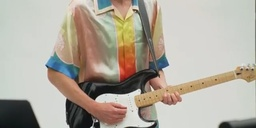
#> input picture data/LF000.jpg, 256 x 128 px, shrunk from 640 x 320 before the run; its folder holds 4 pictures in this run
$ jupyter execute notebook.ipynb
#> lines starting #> are read from the running program, lines starting #| are printed output that depends on the picture
# Setup the environment

[cell 1]
from PIL import Image
import matplotlib.pyplot as plt
import numpy as np
import glob
import cv2

data = glob.glob('data/*.jpg')
images = np.array([np.array(Image.open(fname)) for fname in data])
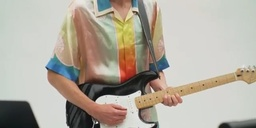
#> input picture data/LF001.jpg, 256 x 128 px, shrunk from 640 x 320 before the run
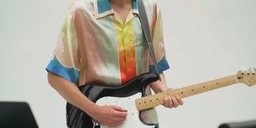
#> input picture data/LF002.jpg, 256 x 128 px, shrunk from 640 x 320 before the run
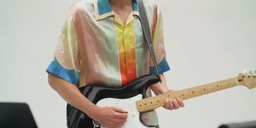
#> input picture data/LF003.jpg, 256 x 128 px, shrunk from 640 x 320 before the run

[cell 2]
plt.title("First loaded frame")
plt.imshow(images[0])

# Pre-processing frames

[cell 3]
# Converting every frame from RGB to HSV
hsv = np.array([cv2.cvtColor(img, cv2.COLOR_RGB2HSV) for img in images])

plt.title("First loaded frame is HSV")
plt.imshow(hsv[0])
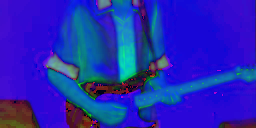
#> shown: shape (128, 256, 3); mean R, G, B 37.1, 38.4, 180.1

# Computing motion vectors

[cell 4]
OFFSET = 1
test = np.array([
[1, 2, 3],
[4, 5, 6]])

px, py = 0, 0
min_y = max(0, py - OFFSET)
max_y = min(test.shape[0], py + OFFSET + 1)
min_x = max(0, px - OFFSET)
max_x = min(test.shape[1], px + OFFSET + 1)

print(test[min_y:max_y, min_x:max_x])

[cell 5]
OFFSET = 5

# returns best matching vector in mask traversal
def get_best_vector(hue, px_pos, frame, size):
    height, width = size
    py, px = px_pos

    # checking bounds
    min_y, min_x = max(0, py - OFFSET), max(0, px - OFFSET)
    max_y, max_x = min(size[0], py + OFFSET + 1), min(size[1], px + OFFSET + 1)

    neighbours = frame[min_y:max_y, min_x:max_x] # frame.shape = (320, 640, 3)
    matching = np.argwhere(neighbours[:, :, 0] == hue)
    if matching.size == 0:
        return 0, 0

    closest = np.argmin(np.linalg.norm(matching - px_pos, axis = 1))
    return matching[closest]

# returns all motion vectors between two frames
def get_frame_px_diff(frame1, frame2, size):
    frame_motion = np.empty(shape = (size[0], size[1], 2))

    for y in range(size[0] - 1):
        for x in range(size[1] - 1):
            hue = frame1[y, x, 0] # only saving hue from HSV
            frame_motion[y, x] = get_best_vector(hue, (y, x), frame2, size)

    return frame_motion

# returns motion vectors for each frame
def estimate_motion_px(hsv_frames):
    nb_frames = len(hsv_frames)
#> nb_frames = 4
    height, width, _ = hsv_frames[0].shape
#> height = 128; width = 256
    motions = []
    for i in range(nb_frames - 1):
        if i > 3:
            return motions

        print("frame ", i)
        f1 = hsv_frames[i]
        f2 = hsv_frames[i + 1]
        frame_motion = get_frame_px_diff(f1, f2, (height, width))
        motions.append(frame_motion)
#> this loop made 3 passes
#> pass 1, in estimate_motion_px, `f2 = hsv_frames[i + 1]`:
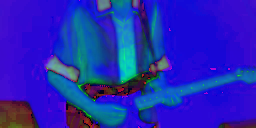
#> f2: shape (128, 256, 3); mean of channels 0, 1, 2 37.1, 38.1, 181.1; drawn as R, G, B
#> pass 2, in estimate_motion_px, `f2 = hsv_frames[i + 1]`:
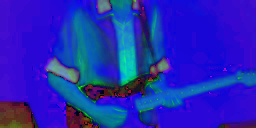
#> f2: shape (128, 256, 3); mean of channels 0, 1, 2 36.9, 38.2, 181.6; drawn as R, G, B
#> pass 3, in estimate_motion_px, `f2 = hsv_frames[i + 1]`:
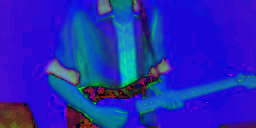
#> f2: shape (128, 256, 3); mean of channels 0, 1, 2 36.8, 38.2, 181.9; drawn as R, G, B

    return motions

[cell 6]
# Compute pixel-wise motion vector for all frames
motions = estimate_motion_px(hsv)

### Displaying results

[cell 7]
m = motions[0]
min_x, min_y = 150, 150
max_x, max_y = 200, 200

#print("m: ", m.shape)
#print("x_dir: ", m[min_y:max_y, min_x:max_x, 0])

plt.figure(figsize=(10, 10))
plt.quiver(m[min_y:max_y, min_x:max_x, 0], m[min_y:max_y, min_x:max_x, 1])
plt.title("50x50 subplot vector motion representation")
plt.show()
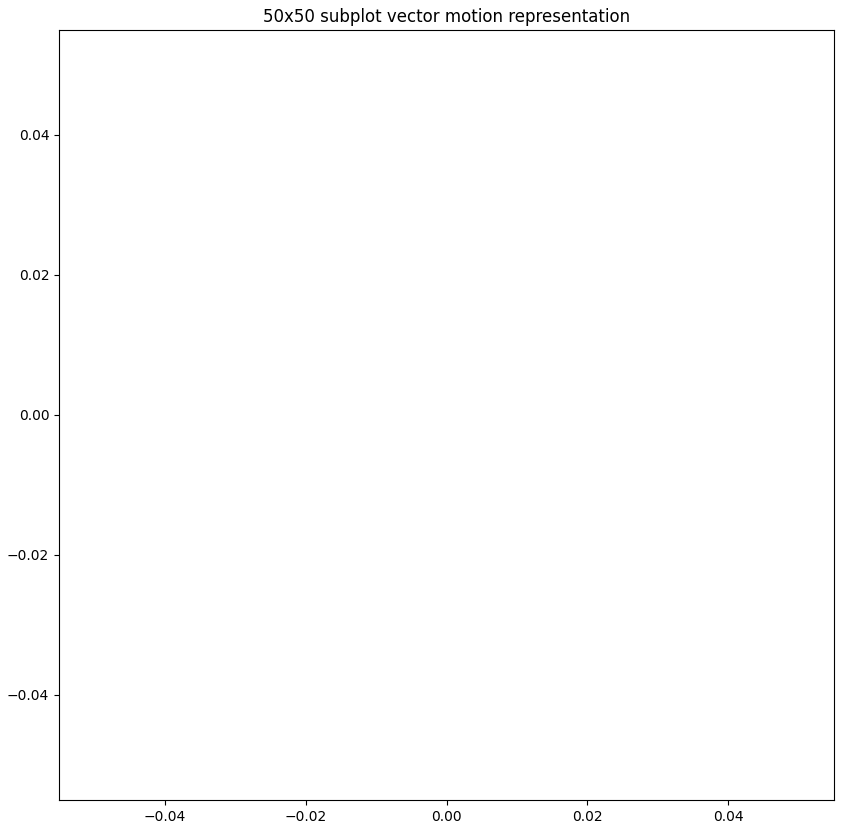
#> figure drawn by matplotlib, 1 panel
